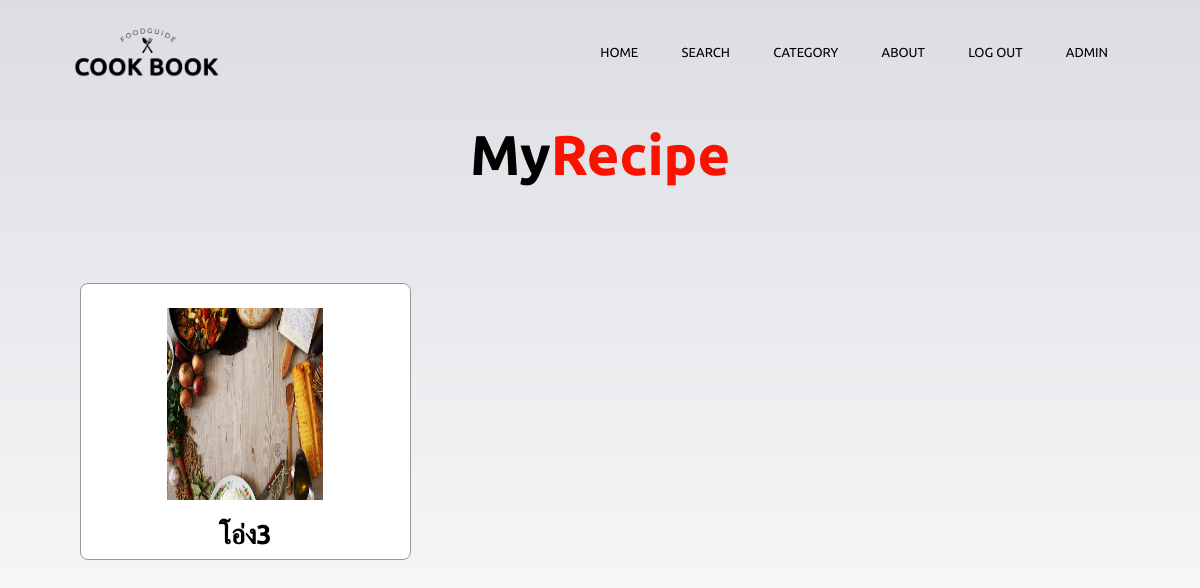
Page /recipe/myrecipe (signed in) on the committed database.
### recipe/models.py (models this page shows)
class Addrecipe(models.Model):
    user=models.ForeignKey(User,default=None, on_delete=models.PROTECT)
    bankaccount = models.CharField(default=None,max_length=20)
    class status(models.TextChoices):
        no = "no"
        confirm = "confirm"
    class mode(models.TextChoices):
        dessert = "dessert"
        meat = "meat"
        halal = "halal"
        beverag = "beverag"
        ovovegen = "ovovegen"
        vegy = "vegetarian"
        appetizer = "appetizer"
    pic = models.ImageField(upload_to="",blank=True,null=True)
    menu = models.CharField(max_length=100,default=None)
    ingredient_unit = models.TextField(blank=True)
    HowToDo = models.TextField(blank=True)
    type = models.CharField(max_length=100,
        choices=mode.choices,
        default=None,
        )
    confirm = models.CharField(max_length=10,
        choices=status.choices,
        default=status.no,
        )
    price = models.IntegerField(default=None, null=True)
    calorie = models.IntegerField(default=None, null=True)
    def __str__(self) -> str:
        return f"{self.menu}"

### recipe/views.py (the view)
# urls.py: path('myrecipe', views.myrecipe , name="myrecipe"),
def myrecipe (request):
    return render(request,'recipe/myrecipe.html',{
        "user":request.user,
        "MenuAddByUser": Addrecipe.objects.all(),
        })

### recipe/templates/Recipe/myRecipe.html (shortened to what this page needs)
{% extends 'recipe/base_user.html' %}
{% load static %}
{% block content %}
<section class="dishes" id="dishes">
    <h1 class="heading">My<span>Recipe</span></h1>
    <div class="box-container">
        {% for menu in MenuAddByUser %}
            {% if menu.user == user %}
            <div class="box">
                <img class="image" src="{{menu.pic.url}}" style="width: 50%; ;"/><br>
                <a href = "{% url 'recipe:menu' menu.id %}" >
                <h3>{{menu}}</h3></a>
            </div>
            {% endif %}
        {% endfor %}
    </div>
</section>
{% endblock %}

### recipe/templates/Recipe/base_user.html (shortened to what this page needs)
{% load static %}
<!DOCTYPE html>
<html>
    <head>
        <link rel="stylesheet" href="https://stackpath.bootstrapcdn.com/font-awesome/4.7.0/css/font-awesome.min.css">
        <link rel="stylesheet" href="https://cdnjs.cloudflare.com/ajax/libs/font-awesome/5.15.2/css/all.min.css"
 />
        <link rel="stylesheet" href="path/to/font-awesome/css/font-awesome.min.css">
        <link rel="stylesheet" href="https://cdnjs.cloudflare.com/ajax/libs/font-awesome/6.0.0-beta2/css/all.min.css" />
        <link rel="stylesheet" href="{%static 'css/addmenu.css' %}">
        <link rel="stylesheet" href="{%static 'css/style-navbar.css' %}">
    </head>
    <body>
    <main>
      {% if user.is_authenticated %}
      <section class="header">
        <nav>
          <a href="{% url 'home' %}">
            {% load static %}
            <img src="{% static 'images/logo_2.png' %}" width="10%" /></a>
      <div class="nav-links" id="navLinks">
        <ul>
          <li><a href="{% url 'home' %}">Home</a></li>
          <li><a href="{% url 'recipe:search' %}">Search</a></li>
          <li><a href="#news">Category</a>
                <li><a href = "{% url 'recipe:vegy' %}" >Vegetarian</a></li></li>
            </ul>
          </div>
          <li><a href="#" class="About">About</a>
          </li>
          <li ><a href="{% url 'logout' %}">Log Out</a></li>
          <li ><a href="#">{{ user.username }}</a>
          </li>
      </nav>
      </section>
      {% else %}
              {% load static %}
      {% endif %}
        {% block content %}
        {% endblock %}
      </main>
    </body>
</html>

### static/css/addmenu.css (style rules this page uses)
* { margin: 0; padding: 0; font-family: 'Ubuntu', sans-serif; box-sizing: border-box; text-decoration: none; outline: none; border: none; text-transform: capitalize; transition: all .2s linear; }
body { background-image: linear-gradient(rgba(205, 207, 216, 0.7),rgba(255, 255, 255, 0.7)), url(/static/images/bg7.jpg) ; background-size: cover; background-position: center; background-attachment: fixed; }
nav { display: flex; padding: 2% 6%; justify-content: space-between; align-items: center; }
nav img { width: 150px; }
.nav-links { flex: 1; text-align: right; }
.nav-links ul li { list-style: none; display: inline-block; padding: 20px 20px; position: relative; }
.nav-links ul li a { color: black; text-decoration: none; text-transform: uppercase; font-size: 13px; }
.nav-links ul li::after { content: ''; width: 0%; height: 2px; background: #f44336; display: block; margin: auto; }
.heading { text-align: center; font-size: 3.5rem; padding: 1rem; color: #666; }
.heading span { color: #f44336; }
.heading { text-align: center; font-size: 3.5rem; padding: 1rem; color: rgb(0, 0, 0); }
.heading span { color: #fa1100; }
.dishes .box-container { display: grid; grid-template-columns: repeat(3, 1fr); gap: 1.5rem; padding: 5rem; }
.dishes .box-container .box { padding: 0.5rem; background: #fff; border-radius: .5rem; border: .1rem solid rgb(153, 151, 151); box-shadow: box-shadow; position: relative; overflow: hidden; text-align: center; }
.dishes .box-container .box .image { height: 12rem; margin: 1rem 0; }
.dishes .box-container .box h3 { color: black; font-size: 1.7rem; }

### static/css/style-navbar.css (style rules this page uses)
* { margin: 0; padding: 0; font-family: 'Ubuntu', sans-serif; }
body { background-image: linear-gradient(rgba(205, 207, 216, 0.7),rgba(255, 255, 255, 0.7)), url(/static/images/bg7.jpg) ; background-size: cover; background-position: center; background-attachment: fixed; font-family: 'PT mono', sans-serif; font-size: 14px; margin: 0; padding: 0; background-color: rgb(253, 255, 252); }
nav { display: flex; padding: 2% 6%; justify-content: space-between; align-items: center; }
nav img { width: 150px; }
.nav-links { flex: 1; text-align: right; }
.nav-links ul li { list-style: none; display: inline-block; padding: 20px 20px; position: relative; }
.nav-links ul li a { color: black; text-decoration: none; text-transform: uppercase; font-size: 13px; }
.nav-links ul li::after { content: ''; width: 0%; height: 2px; background: #f44336; display: block; margin: auto; }

### rows in the picture
Addrecipe: pic (picture), menu "โอ่ง3"

### other values in the picture
{{ user.username }} "ADMIN"
